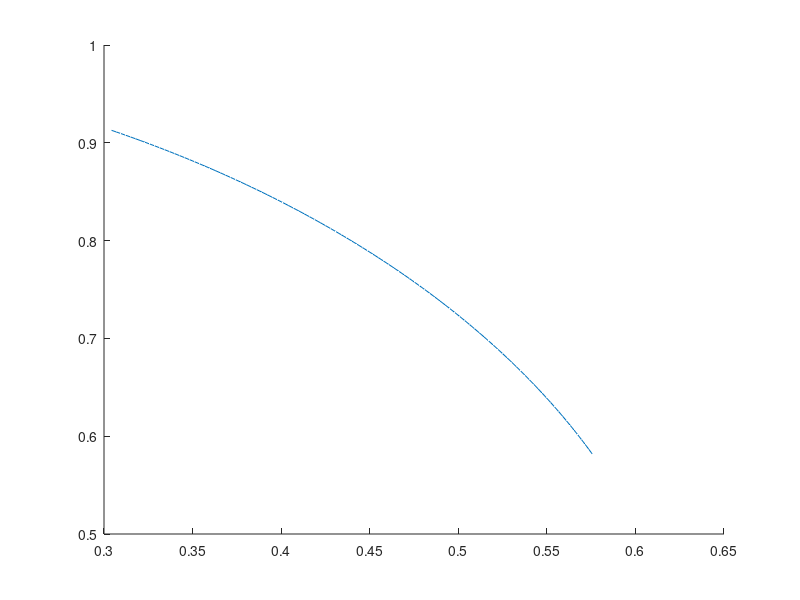

Recreate this plot in MATLAB. (Note: this script raises an error after producing the figure.)
%% AE 502 HW 3 problem 2
a = 1; % semi-major axis
e = 0.5; % eccentricity
i = 45*pi/180; % inclination [deg] to radians
w = .01;
time = 0:1:100; % time units
Period = 2*pi*a^(3/2); % period
n = 2*pi/Period;

omg = [0, w, 0; -w, 0, 0; 0, 0, 0];

for j = 1:length(time)
    r(:,j) = exp(-time(j)*omg)*[-(a*(1-e) - time(j)/(n*a^2)^3 - (2*n*a^2 +...
        3*n*a^2*sqrt(1-e^2) + 3*n*a^2*sqrt(1-e^2)*cos(i))*time(j)/(n*a^2)^4);...
        (0 - time(j)/(n*a^2)^3); (0 + 1/2 - time(j)/(n*a^2)^3)];
    rmag(j) = sqrt(dot(r(:,j),r(:,j)));
    R(:,j) = r(:,j)./rmag(j);
end

%% Approximate Unperturbed Orbit (for comparison)
inc = 45 * pi/180;
OMEGA = 0 * pi/180;
omg = 0 * pi/180;
p = a * (1 - e^2);

n = 1;
for t_star = 0:.01:2*pi
    n = n + 1;
    r_mag(n) = p / (1 + e * cos(t_star));
    theta = omg + t_star;
    r_hat(n,1) = t_star;
    r_hat(n,2) = cos(OMEGA) * cos(theta) - sin(OMEGA) * cos(inc) * sin(theta);
    r_hat(n,3) = -1 * cos(OMEGA) * sin(theta) - sin(OMEGA) * cos(inc) * cos(theta);
%     r_hat(n,4) = sin(OMEGA) * sin(inc);
    r_x(n) = r_mag(n) * r_hat(n,2);
    r_y(n) = r_mag(n) * r_hat(n,3);
%     r_z(n) = r_mag(n) * r_hat(n,4);
end
r_x(1) = r_x(length(r_x));
r_x(2) = r_x(length(r_x));
r_y(1) = r_y(length(r_y));
r_y(2) = r_y(length(r_y));
% r_z(1) = r_z(length(r_z));
% r_z(2) = r_z(length(r_z));

%% Plots
figure (1)
hold on;
plot3(R(1,:),R(2,:),R(3,:)); % Hamiltionian EOMs
plot3(r_x,r_y,r_z); % Approximate Unperturbed Orbit
plot3(0,0,0,'g.','LineWidth',30); % Origin


